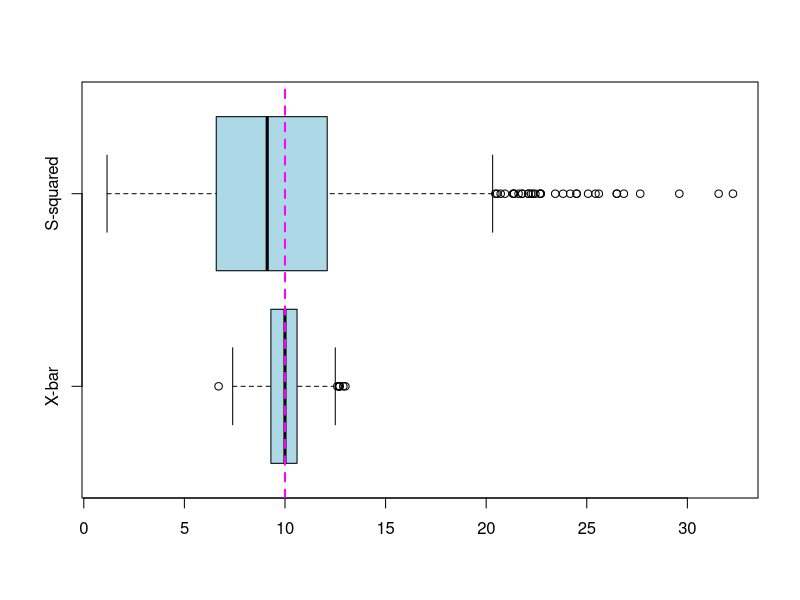

Reproduce this figure in R.
## ----echo=FALSE----------------------------------------------------------
set.seed(2253)


## ------------------------------------------------------------------------
p <- c(0.9, 0.95, 0.975)
qnorm(p)


## ----eval=FALSE----------------------------------------------------------
## qnorm(p, 5, 3)


## ----eval=FALSE----------------------------------------------------------
## qt(p, 5)


## ----eval=FALSE----------------------------------------------------------
## qchisq(p, 1)


## ----eval=FALSE----------------------------------------------------------
## # your turn...


## ----eval=FALSE----------------------------------------------------------
## qf(p, 12, 4)


## ----echo=FALSE----------------------------------------------------------
PTweight <- read.table("PTweight.txt")

## ------------------------------------------------------------------------
x <- PTweight[1:5, 2]
n <- length(x)
x.bar <- mean(x)
s <- sd(x)
t <- qt(0.95, n - 1)
x.bar + c(-1, 1) * t * s / sqrt(n)


## ------------------------------------------------------------------------
t.test(x, conf.level = 0.90)


## ------------------------------------------------------------------------
y <- PTweight[6:10, 2]  # stress group data
y.bar <- mean(y)
s.p <- sqrt((4 * var(x) + 4 * var(y)) / 8)  # pooled sample sd
x.bar - y.bar + c(-1, 1) * qt(0.975, df = 8) * s.p * sqrt(1 / 5 + 1 / 5)


## ------------------------------------------------------------------------
t.test(x, y, var.equal = TRUE)


## ------------------------------------------------------------------------
var.test(x, y)


## ------------------------------------------------------------------------
lambda <- 10
B <- 1000  # simulation runs
n <- 10    # sample size
xbar <- 1:B  # we will collect results in these two vectors
s2   <- 1:B
for (b in 1:B) {  # repeat B times for b = 1,...,B
    x <- rpois(n, lambda)
    xbar[b] <- mean(x)  # compute and store X-bar
    s2[b]   <- var(x)   # compute and store S^2
}


## ------------------------------------------------------------------------
mean(xbar)
mean(s2)


## ------------------------------------------------------------------------
var(xbar)
var(s2)


## ------------------------------------------------------------------------
lambda / n
lambda * (2 * n * lambda + n - 1) / (n * (n - 1))


## ----fig.height=4, fig.width=6-------------------------------------------
boxplot(xbar, s2, names = c("X-bar", "S-squared"),
        col = "lightblue", horizontal = TRUE)

# Draw a dashed vertical line showing the true parameter value.
abline(v = lambda, lty = 2, lwd = 2, col = "magenta")


## ------------------------------------------------------------------------
invadopodia <- read.table("invadopodia.txt")
x1 <- invadopodia[invadopodia$Condition == 1, 2]
x2 <- invadopodia[invadopodia$Condition == 2, 2]
x.bar1 <- mean(x1)
x.bar2 <- mean(x2)


## ------------------------------------------------------------------------
# 95% CI for group 1.
x.bar1 + c(-1, 1) * 1.96 * sqrt(x.bar1 / length(x1))
# 95% CI for group 2.
x.bar2 + c(-1, 1) * 1.96 * sqrt(x.bar2 / length(x2))


## ------------------------------------------------------------------------
qnorm(0.95)   # use this to obtain a 90% CI
qnorm(0.995)  # use this to obtain a 99% CI


## ------------------------------------------------------------------------
# 95% CI for difference between groups 1 and 2.
x.bar1 - x.bar2 + c(-1, 1) * 1.96 *
    sqrt(x.bar1 / length(x1) + x.bar2 / length(x2))


## ------------------------------------------------------------------------
sample(c("tails", "heads"), 10, replace = TRUE)


## ------------------------------------------------------------------------
days <- c("Mon", "Tue", "Wed", "Thu", "Fri", "Sat", "Sun")
sample(days, 1)


## ------------------------------------------------------------------------
sample(c("tails", "heads"), 10, prob = c(0.2, 0.8), replace = TRUE)
